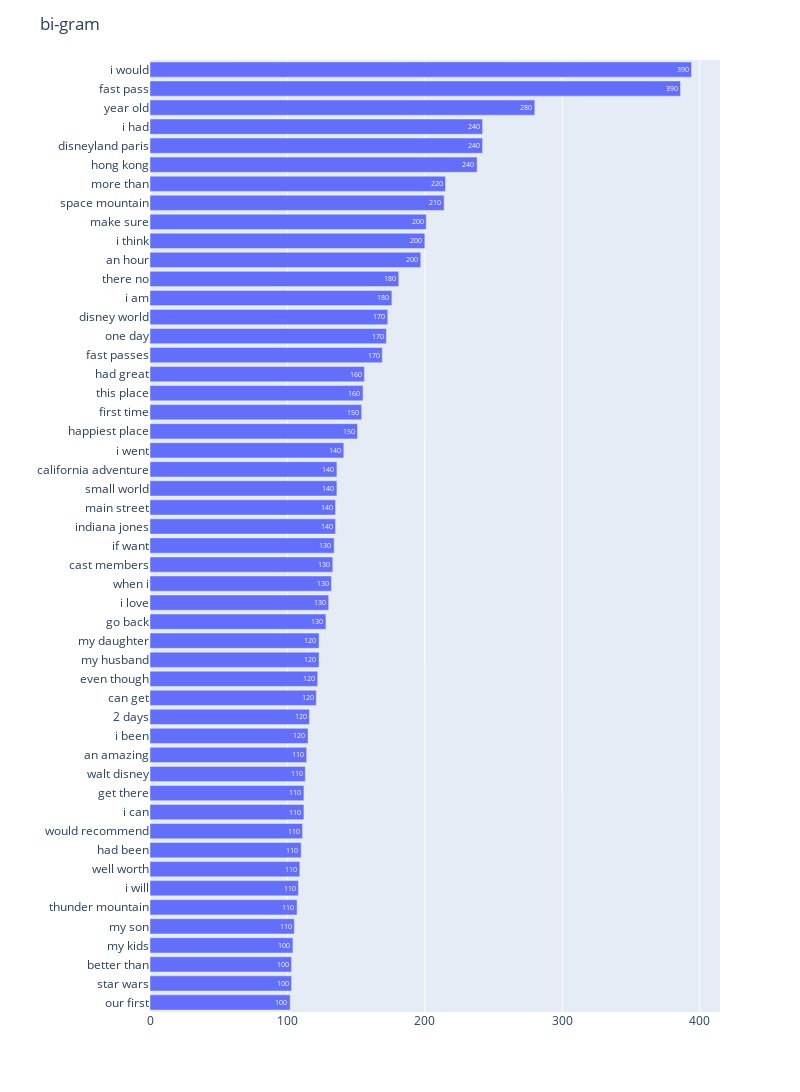

Notebook cell for this chart:
### Code cell
npt.bar_ngram(title='uni-gram', ngram=1, top_n=50, stopwords=stopwords)
npt.bar_ngram(title='bi-gram', ngram=2, top_n=50, stopwords=stopwords)

### Figure 1 — Plotly figure (JSON) as saved in the notebook; plotly's stock layout.template omitted (floating-point values rounded to 4 significant figures)
{"data": [{"alignmentgroup": "True", "hovertemplate": "word_count=%{text}<br>word=%{y}<extra></extra>", "legendgroup": "", "marker": {}, "name": "", "offsetgroup": "", "orientation": "h", "showlegend": false, "text": [102, 103, 103, 104, 105, 107, 108, 109, 110, 111, 112, 112, 113, 114, 115, 116, 121, 122, 123, 123, 128, 130, 132, 133, 134, 135, 135, 136, 136, 141, 151, 154, 155, 156, 169, 172, 173, 176, 181, 197, 200, 201, 214, 215, 238, 242, 242, 280, 386, 394], "textposition": "auto", "texttemplate": "%{text:.2s}", "type": "bar", "x": [102, 103, 103, 104, 105, 107, 108, 109, 110, 111, 112, 112, 113, 114, 115, 116, 121, 122, 123, 123, 128, 130, 132, 133, 134, 135, 135, 136, 136, 141, 151, 154, 155, 156, 169, 172, 173, 176, 181, 197, 200, 201, 214, 215, 238, 242, 242, 280, 386, 394], "xaxis": "x", "y": ["our first", "star wars", "better than", "my kids", "my son", "thunder mountain", "i will", "well worth", "had been", "would recommend", "i can", "get there", "walt disney", "an amazing", "i been", "2 days", "can get", "even though", "my husband", "my daughter", "go back", "i love", "when i", "cast members", "if want", "indiana jones", "main street", "small world", "california adventure", "i went", "happiest place", "first time", "this place", "had great", "fast passes", "one day", "disney world", "i am", "there no", "an hour", "i think", "make sure", "space mountain", "more than", "hong kong", "disneyland paris", "i had", "year old", "fast pass", "i would"], "yaxis": "y"}], "layout": {"barmode": "relative", "height": 1100, "legend": {"tracegroupgap": 0}, "margin": {"t": 60}, "title": {"text": "bi-gram"}, "width": 800, "xaxis": {"anchor": "y", "domain": [0, 1], "title": {"text": ""}}, "yaxis": {"anchor": "x", "domain": [0, 1], "title": {"text": ""}}}}
